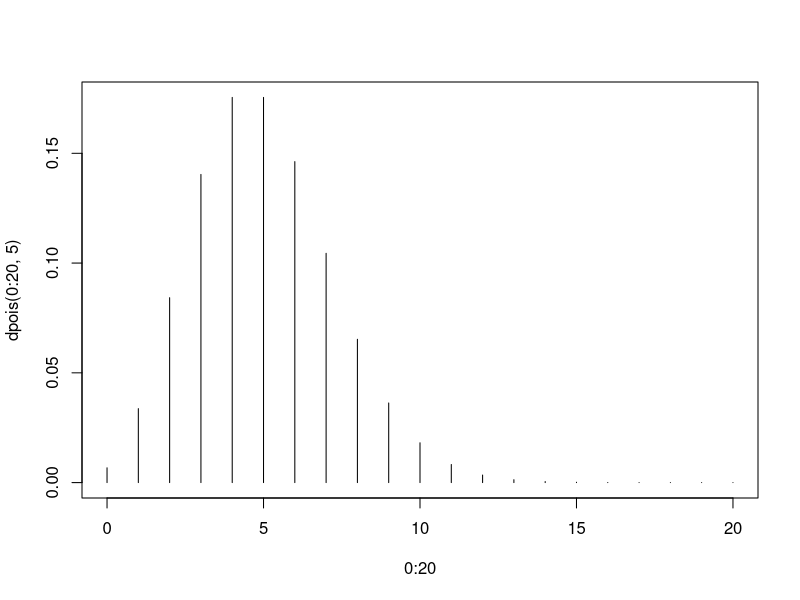
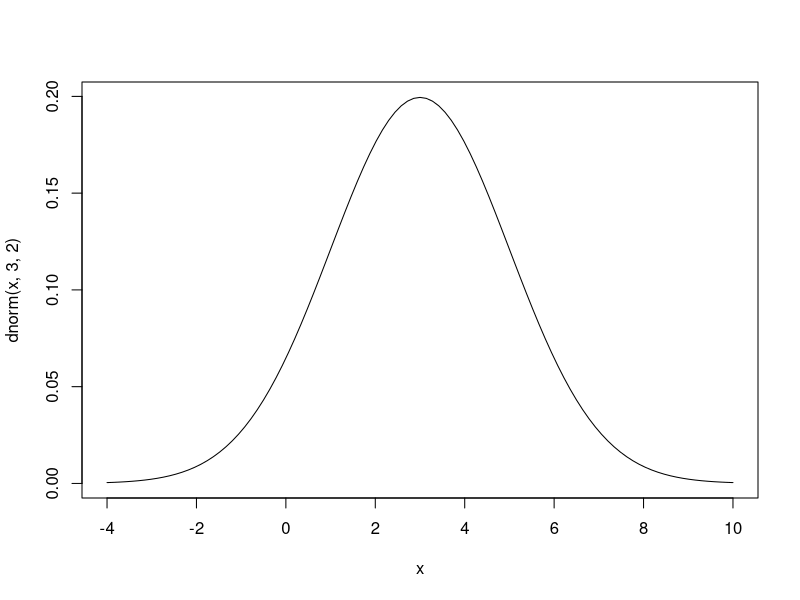
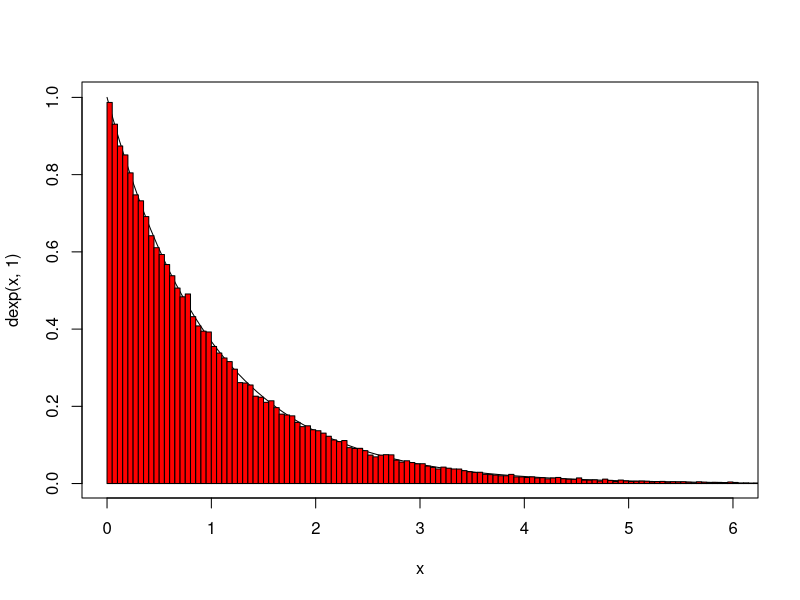
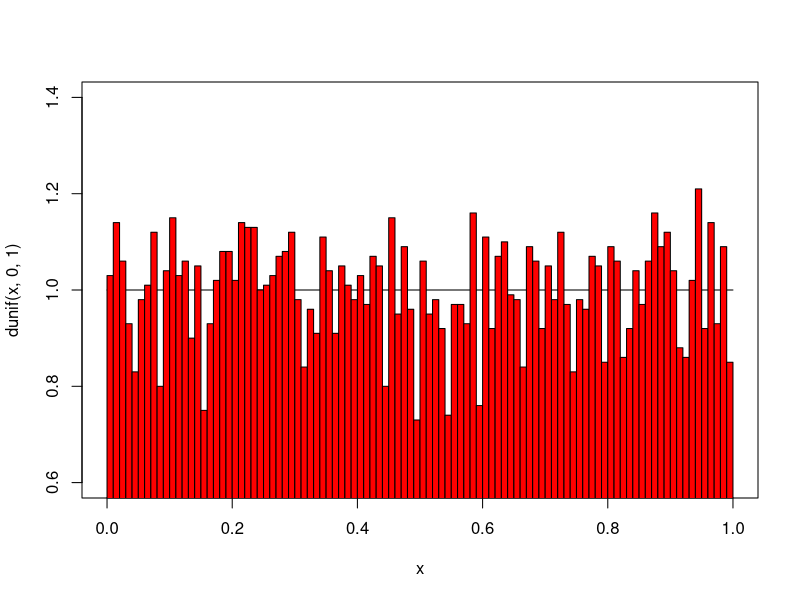

The R source for these figures, in order:
#Math E-156, Script2C-Moments.R
#Covers sections A.7 and 2.7 of the textbook

#Moments - a concept from probability
#For random variable X, the nth moment is the expectation of X^n
#The nth central moment is the expectation of (X-mu)^n
#For a finite population, all equally likely, these are easy to calculate in R
Dice = read.csv("Dice3.csv")
X <- Dice$Red3 + Dice$Green3 + Dice$White3
mu <- mean(X); mu   #first moment
M2 <- mean(X^2); M2     #second moment
MC2 <- mean((X-mu)^2); MC2  #the variance
M3 <- mean(X^3); M3     #third moment
MC3 <- mean((X-mu)^3); MC3  #zero, RRby symmetry
M4 <- mean(X^4); M4     #fourth moment

MC4 <- mean((X-mu)^4); MC4
#It is conventional to make the higher moments invariant to scale change
sigma<- sqrt(MC2); sigma  #the standard deviation
skewness <- MC3/sigma^3; skewness  #zero in this case
kurtosis <- MC4/sigma^4-3; kurtosis #zero for a normal dstribution

#We can also do the calculation starting with a discrete density function
#Try a Poisson distribution with lambda = 5
plot(0:20, dpois(0:20,5), "h")
mu<-sum(0:30*dpois(0:30,5)); mu  #remaining terms in infinite sum ignored
MC2<-sum((0:30-mu)^2*dpois(0:30,5));MC2   #easily proved in general
sigma = sqrt(MC2);sigma
MC3<-sum((0:30-mu)^3*dpois(0:30,5));MC3
MC4<-sum((0:30-mu)^4*dpois(0:30,5));MC4
MC3/sigma^3    #positive value from long tail to the right
kurtosis <- MC4/sigma^4-3; kurtosis #zero for a normal dstribution

#With a continuous distribution we need to do integrals
#Start with the normal distribution: expectation 3, variance 4
curve(dnorm(x,3,2), from = -4, to = 10) 
integ<-integrate(function(x) x*dnorm(x,3,2), -Inf, Inf); integ
mu<-integ$value; mu     #this is just a number
MC2<-integrate(function(x) (x-mu)^2*dnorm(x,3,2), -Inf, Inf); MC2
sigma<- sqrt(MC2$value); sigma
MC3<-integrate(function(x) (x-mu)^3*dnorm(x,3,2), -Inf, Inf); MC3 #no skewness
MC4<-integrate(function(x) (x-mu)^4*dnorm(x,3,2), -Inf, Inf); MC4
skewness <- MC3$value/sigma^3; skewness
kurtosis <- MC4$value/sigma^4-3; kurtosis #zero for a normal dstribution

#Example 2.13 - exponential with lambda = 1
#In the textbook the integrals are evaluated by knowing antiderivatives.
#In R we can do them numerically.
curve(dexp(x,1), from = 0, to = 6) 
integ<-integrate(function(x) x*dexp(x,1), 0, Inf); integ
mu<-integ$value; mu     #this can be used as a number
MC2<-integrate(function(x) (x-mu)^2*dexp(x,1), 0, Inf); MC2
sigma<- sqrt(MC2$value); sigma
MC3<-integrate(function(x) (x-mu)^3*dexp(x,1), 0, Inf); MC3 #skewed to the right
MC3$value/sigma^3     #the skewness
MC4<-integrate(function(x) (x-mu)^4*dexp(x,1), 0, Inf); MC4
kurtosis <- MC4$value/sigma^4-3; kurtosis #zero for a normal distribution
skewness <- MC3$value/sigma^3; skewness

#An alternative approach is to draw a lot of samples from the distribution
#Then you can compute sample moments
x = rexp(10^5, 1);head(x)
hist(x, breaks = 200, col= "red", add = TRUE, freq = FALSE)
# hist(x, breaks = 200, col= "red", freq = FALSE)
x.bar <- mean(x); x.bar    #should be close to mu = 1
MC2.bar <- mean((x-x.bar)^2)
S<- sqrt(MC2.bar); S    #should be close to 1
MC3.bar <- mean((x-x.bar)^3)
MC3.bar/S^3       #not a great estimate of the skewness - 2 is correct
MC4.bar <- mean((x-x.bar)^4)
kurtosis <- MC4.bar/sigma^4-3; kurtosis   #Correct value is 6
#Repeat with 10^5 samples and you will get a better result

#The problem was with the long tail - try example 2.14
curve(dunif(x, 0, 1), from = 0, to = 1)
x = runif(10^4, 0, 1);head(x)
hist(x, breaks = 100, col= "red", add = TRUE, freq = FALSE)
x.bar <- mean(x)  ; x.bar    #should be close to mu = 0.5
MC2.bar <- mean((x-x.bar)^2)
S<- sqrt(MC2.bar); 12*S^2    #should be close to 1
MC3.bar <- mean((x-x.bar)^3)
MC3.bar/S^3       #should be close to zero
MC4.bar <- mean((x-x.bar)^4)
kurtosis <- MC4.bar/S^4-3; kurtosis   #Correct value is -1.2



